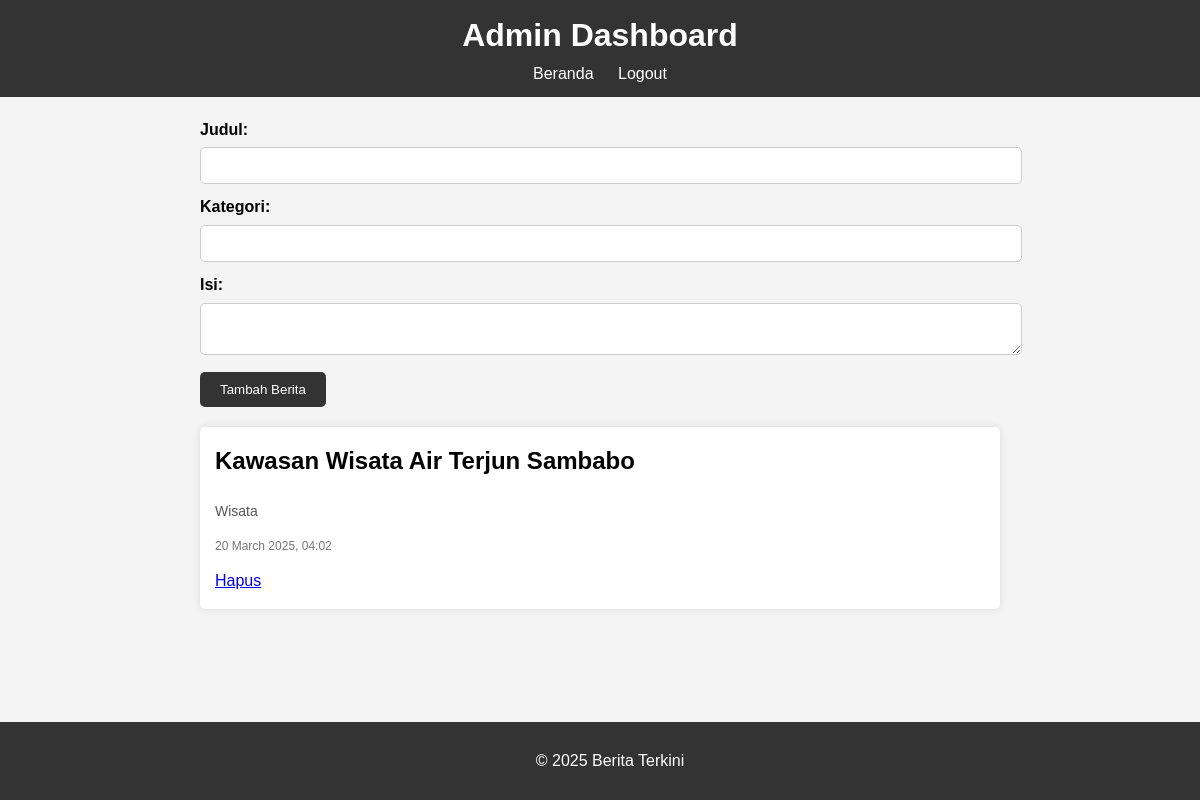
The page /admin (signed in) on the database its author committed.
### app.py (models this page shows)
class Berita(db.Model):
    id = db.Column(db.Integer, primary_key=True)
    judul = db.Column(db.String(255), nullable=False)
    kategori = db.Column(db.String(50), nullable=False)
    isi = db.Column(db.Text, nullable=False)
    gambar = db.Column(db.String(255), nullable=True)
    waktu = db.Column(db.DateTime, default=datetime.datetime.utcnow)

### app.py (the view, shortened to what this page needs)
@app.route("/admin", methods=["GET", "POST"])
def admin_dashboard():
    if "role" not in session or session["role"] != "admin":
        flash("Akses ditolak!", "danger")
        return redirect(url_for("login"))
    berita = Berita.query.all()
    return render_template("admin_dashboard.html", berita=berita)

### templates/admin_dashboard.html (shortened to what this page needs)
<!DOCTYPE html>
<html lang="id">
<head>
    <link rel="stylesheet" href="{{ url_for('static', filename='styles.css') }}">
</head>
<body>
    <header>
        <h1>Admin Dashboard</h1>
        <nav>
            <a href="{{ url_for('index') }}">Beranda</a>
            <a href="{{ url_for('logout') }}">Logout</a>
        </nav>
    </header>
    <main>
        <form action="{{ url_for('admin_dashboard') }}" method="POST">
            <label for="judul">Judul:</label>
            <input type="text" id="judul" name="judul" required>
            <label for="kategori">Kategori:</label>
            <input type="text" id="kategori" name="kategori" required>
            <label for="isi">Isi:</label>
            <textarea id="isi" name="isi" required></textarea>
            <button type="submit">Tambah Berita</button>
        </form>
        <section class="berita-list">
            {% for berita in berita %}
                <article class="berita-item">
                    <h2>{{ berita.judul }}</h2>
                    <p class="kategori">{{ berita.kategori }}</p>
                    <p class="waktu">{{ berita.waktu.strftime('%d %B %Y, %H:%M') }}</p>
                    <a href="{{ url_for('hapus_berita', id=berita.id) }}" class="hapus">Hapus</a>
                </article>
            {% endfor %}
        </section>
    </main>
    <footer>
        <p>&copy; 2025 Berita Terkini</p>
    </footer>
</body>
</html>

### static/styles.css (style rules this page uses)
body { font-family: Arial, sans-serif; margin: 0; padding: 0; background-color: #f4f4f4; line-height: 1.6; }
header { background-color: #333; color: #fff; padding: 10px 20px; text-align: center; }
header h1 { margin: 0; }
nav a { color: #fff; margin: 0 10px; text-decoration: none; }
main { padding: 20px; max-width: 800px; margin: 0 auto; }
footer { background-color: #333; color: #fff; text-align: center; padding: 10px; position: fixed; bottom: 0; width: 100%; }
form { margin-bottom: 20px; }
form label { display: block; margin-bottom: 5px; font-weight: bold; }
form input, form textarea { width: 100%; padding: 10px; margin-bottom: 10px; border-radius: 5px; border: 1px solid #ccc; }
form button { padding: 10px 20px; background-color: #333; color: #fff; border: none; border-radius: 5px; cursor: pointer; }
.berita-list { margin-top: 20px; }
.berita-item { background-color: #fff; padding: 15px; margin-bottom: 10px; border-radius: 5px; box-shadow: 0 0 10px rgba(0, 0, 0, 0.1); }
.berita-item h2 { margin-top: 0; }
.berita-item .kategori { font-size: 14px; color: #555; }
.berita-item .waktu { font-size: 12px; color: #777; }

### rows shown on the page
Berita: judul "Kawasan Wisata Air Terjun Sambabo", kategori "Wisata", waktu "20 March 2025, 04:02"
